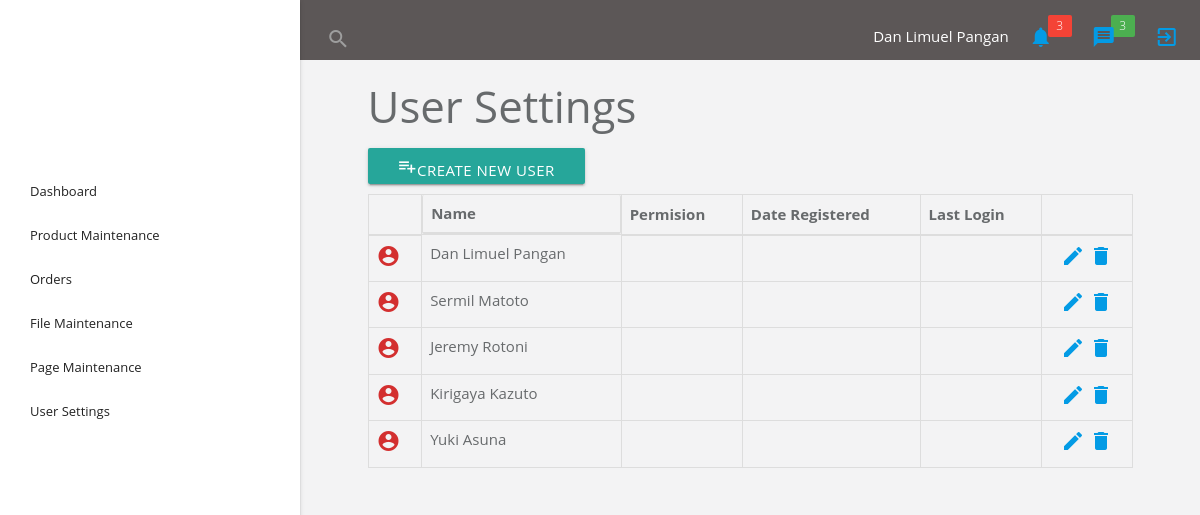
/admin/index.php?page=user-settings (signed in), run on the app's committed database.
### tables this page shows
CREATE TABLE `users` (
  `iId` int(11) NOT NULL,
  `vUsername` varchar(20) NOT NULL,
  `vPassword` varchar(64) NOT NULL,
  `vSalt` varchar(32) NOT NULL,
  `vName` varchar(50) NOT NULL,
  `dtJoined` datetime NOT NULL,
  `iGroup` int(11) NOT NULL,
  `iLogged` int(1) NOT NULL DEFAULT '0'
);

### admin/classes/Config.php (called while the page is built)
<?php
class Config {
	public static function get($path = null) {
		if($path) {
			$config = $GLOBALS['config'];
			$path = explode('/', $path);
			foreach($path as $bit) {
				if(isset($config[$bit])) {
					$config = $config[$bit];
				}
			}
			return $config;
		}
		return false;
	}
}

### admin/classes/DB.php (called while the page is built, shortened)
<?php
class DB {
	private static $_instance = null;
	private $_pdo,
		    $_query,
		    $_error = false,
		    $_results,
		    $_count = 0;
	private function __construct() {
		try {
			$this->_pdo = new PDO('mysql:host=' . Config::get('mysql/host') . ';dbname='. Config::get('mysql/db'), Config::get('mysql/username'), Config::get('mysql/password'));
		} catch(PDOException $e) {
			die($e->getMessage());
		}
	}
	public static function getInstance() {
		if(!isset(self::$_instance)) {
			self::$_instance = new DB();
		}
		return self::$_instance;
	}
	public function query($sql, $params = array()) {
		if(!is_null($params)) {
			if($this->_query = $this->_pdo->prepare($sql)) {
				$x = 1;
				if(count($params)) {
					foreach($params as $param) {
						$this->_query->bindValue($x, $param);
						$x++;
					}
					if($this->_query->execute()) {
						$this->_results = $this->_query->fetchAll(PDO::FETCH_OBJ);
						$this->_count = $this->_query->rowCount();
					} else {
						$this->_error = true;
					}
				}
			}
		} else {
			if($this->_query = $this->_pdo->prepare($sql)) {
				if($this->_query->execute()) {
						$this->_results = $this->_query->fetchAll(PDO::FETCH_OBJ);
					$this->_count = $this->_query->rowCount();
				} else {
					$this->_error = true;
				}
			}
		}
		return $this;
	}
	private function action($action, $table, $where = array(), $join = array()) {
		$joinCount = count($join);
		$joinString = "";
		if(count($where) === 3) {
			$operators = array('=', '<', '>', '<=', '>=', '!=');
			$field 		= $where[0];
			$operator 	= $where[1];
			$value 		= $where[2];
			if(in_array($operator, $operators)) {
				$sql = "{$action} FROM {$table} {$joinString} WHERE {$field} {$operator} ?";
				if(!$this->query($sql, array($value))->error()) {
					return $this;
				}
			}
		} else {
			$sql = "{$action} FROM {$table}";
			if(!$this->query($sql, null)->error()) {
				return $this;
			}
		}
		return false;
	}
	public function get($table, $where, $join) {
		return $this->action('SELECT *', $table, $where, $join);
	}
	public function results() {
		return $this->_results;
	}
	public function first($index = 0) {
		return $this->results()[$index];
	}
	public function error() {
		return $this->_error = true;
	}
	public function count() {
		return $this->_count;
	}
}

### admin/classes/User.php (called while the page is built, shortened)
<?php
class User {
	private $_db,
			$_data,
			$_sessionName,
			$_cookieName,
			$_isLoggedIn;
	public function __construct($user = null) {
		$this->_db = DB::getInstance();
		$this->_sessionName = Config::get('session/session_name');
		if(!$user) {
			if(Session::exists($this->_sessionName)) {
				$user = Session::get($this->_sessionName);
				if($this->find($user)) {
					$this->_isLoggedIn = true;
				} else {
				}
			}
		} else {
			$this->find($user);
		}
	}
	public function find($user = null) {
		if($user) {
			$field = (is_numeric($user)) ? 'iId' : 'vUsername';
			$data = $this->_db;
			$data->get('users', array($field, '=', $user), null);
			if($data->count()) {
				$this->_data = $data->first();
				return true;
			}
		}
		return false;
	}
	public function findAll() {
		$data = $this->_db;
		$data->get('users', null, null);
		if($data->count()) {
			$this->_data = $data->results();
			return true;
		}
		return false;
	}
	public function data() {
		return $this->_data;
	}
}

### admin/classes/Session.php (called while the page is built, shortened)
<?php
class Session {
	public static function exists($name) {
		return (isset($_SESSION[$name])) ? true : false;
	}
	public static function get($name) {
		return $_SESSION[$name];
	}
}

### admin/functions/sanitize.php (called while the page is built)
<?php
function escape($string) {
	return htmlentities($string, ENT_QUOTES, 'utf-8');
}

### admin/user-settings.php (the view)
<?php
	$user = new User;
	$user->findAll();
	$users = $user->data();
?>
<div class="container">
	<h3>User Settings</h3>
	<div class="row">
		<div class="col s12">
			<button class="btn" type="button" onclick="window.location='?page=register'">
				<i class="material-icons">playlist_add</i>Create New User
			</button>
			<br>
			<table class="table table-bordered table-hover footable" style="margin-top: 10px;">
				<thead>
				<tr>
					<th></th>
					<th class="col s12">Name</th>
					<th class="center" data-breakpoints="xs sm">Permision</th>
					<th class="center" data-breakpoints="xs sm">Date Registered</th>
					<th class="center" data-breakpoints="xs sm">Last Login</th>
					<th></th>
				</tr>
				</thead>
				<tbody>
<?php
	foreach ($users as $user) {
		if($user->iLogged == 1) {
			$textColor = "green-text text-darken-2";
		} else {
			$textColor = "red-text text-darken-2";
		}
?>
					<tr>
						<td><i class="material-icons <?php echo $textColor; ?>">account_circle</i></td>
						<td><?php echo $user->vName; ?></td>
						<td class="center"><?php echo ""; ?></td>
						<td class="center"><?php echo ""; ?></td>
						<td></td>
						<td class="center">
							<a class="" href="" title="Edit"><i class="material-icons">edit</i></a>
							<a class="" href="" title="Delete"><i class="material-icons">delete</i></a>
						</td>
					</tr>
<?php
	}
?>
				</tbody>
			</table>
		</div>
	</div>
</div>

### admin/header.php (shortened to what this page needs)
<header>
  <div class="fixed-announcement row">
    <div class="announcement">
      <div class="nav-wrapper col s0 m0 l5 left">
        <form>
          <div class="input-field hide-on-med-and-down">
            <input id="search" type="search" required>
            <label class="label-icon" for="search"><i class="material-icons">search</i></label>
            <i class="material-icons" id="close-search">close</i>
          </div>
        </form>
      </div>
      <div class="nav-wrapper col s12 m12 l7 right">
          <ul class="right">
            <li id="welcome" class="hide-on-small-and-down">
              <?php echo escape($user->data()->vName); ?></li>
            <li class="fixed-width">
              <a href="#">
                <span>
                  <i class="material-icons">notifications</i><span class="new badge red">3</span>
                </span>
              </a>
            </li>
            <li class="fixed-width">
              <a href="#">
                <span>
                  <i class="material-icons">message</i><span class="new badge green">3</span>
                </span>
              </a>
            </li>
            <li>
              <a href="logout.php" id="logout">
                <span>
                  <i class="material-icons">exit_to_app</i>
                </span>
              </a>
            </li>
          </ul>
        </div>
    </div>
  </div>
  <ul id="nav-mobile" class="side-nav fixed" style="transform: translateX(0%);">
    <li class="logo"><a id="logo-container" href="/" class="brand-logo"></a></li>
    <li class="bold"><a href="?page=dashboard" class="waves-effect waves-teal">Dashboard</a></li>
    <li class="bold"><a href="?page=product-maintenance" class="waves-effect waves-teal">Product Maintenance</a></li>
    <li class="no-padding">
      <ul class="collapsible collapsible-accordion">
        <li class="bold"><a class="collapsible-header waves-effect waves-teal">Orders</a>
        </li>
        <li class="bold"><a class="collapsible-header waves-effect waves-teal">File Maintenance</a>
        </li>
        <li class="bold"><a class="collapsible-header waves-effect waves-teal">Page Maintenance</a>
        </li>
        <li class="bold"><a href="?page=user-settings" class="waves-effect waves-teal">User Settings</a></li>
      </ul>
    </li>
  </ul>
</header>

### admin/css/footable.standalone.css (style rules this page uses)
.footable.table, .footable.table *, .footable-details.table, .footable-details.table * { -webkit-box-sizing: border-box; -moz-box-sizing: border-box; box-sizing: border-box; }
.footable.table th, .footable-details.table th { text-align: left; }
.footable.table, .footable-details.table { width: 100%; max-width: 100%; margin-bottom: 20px; }
.footable.table > caption + thead > tr:first-child > th, .footable.table > colgroup + thead > tr:first-child > th, .footable.table > thead:first-child > tr:first-child > th, .footable.table > caption + thead > tr:first-child > td, .footable.table > colgroup + thead > tr:first-child > td, .footable.table > thead:first-child > tr:first-child > td, .footable-details.table > caption + thead > tr:first-child > th, .footable-details.table > colgroup + thead > tr:first-child > th, .footable-details.table > thead:first-child > tr:first-child > th, .footable-details.table > caption + thead > tr:first-child > td, .footable-details.table > colgroup + thead > tr:first-child > td, .footable-details.table > thead:first-child > tr:first-child > td { border-top: 0; }
.footable.table > thead > tr > th, .footable.table > tbody > tr > th, .footable.table > tfoot > tr > th, .footable.table > thead > tr > td, .footable.table > tbody > tr > td, .footable.table > tfoot > tr > td, .footable-details.table > thead > tr > th, .footable-details.table > tbody > tr > th, .footable-details.table > tfoot > tr > th, .footable-details.table > thead > tr > td, .footable-details.table > tbody > tr > td, .footable-details.table > tfoot > tr > td { padding: 8px; line-height: 1.42857143; vertical-align: top; border-top: 1px solid #ddd; }
.footable.table > thead > tr > th, .footable.table > thead > tr > td, .footable-details.table > thead > tr > th, .footable-details.table > thead > tr > td { vertical-align: bottom; border-bottom: 2px solid #ddd; }
.footable.table-bordered, .footable-details.table-bordered { border: 1px solid #ddd; }
.footable.table-bordered > thead > tr > th, .footable.table-bordered > tbody > tr > th, .footable.table-bordered > tfoot > tr > th, .footable.table-bordered > thead > tr > td, .footable.table-bordered > tbody > tr > td, .footable.table-bordered > tfoot > tr > td, .footable-details.table-bordered > thead > tr > th, .footable-details.table-bordered > tbody > tr > th, .footable-details.table-bordered > tfoot > tr > th, .footable-details.table-bordered > thead > tr > td, .footable-details.table-bordered > tbody > tr > td, .footable-details.table-bordered > tfoot > tr > td { border: 1px solid #ddd; }
.footable.table-bordered > thead > tr > th, .footable.table-bordered > thead > tr > td, .footable-details.table-bordered > thead > tr > th, .footable-details.table-bordered > thead > tr > td { border-bottom-width: 2px; }
table.footable, table.footable-details { position: relative; width: 100%; border-spacing: 0; border-collapse: collapse; }
table.footable > tbody > tr > td, table.footable > tbody > tr > th { display: none; }

### admin/css/style.css (style rules this page uses)
* { margin: 0; padding: 0; box-sizing: border-box; }
body { font-family: "open sans", "Helvetica Neue", Helvetica, Arial, sans-serif; background-color: #f3f3f4; color: #676a6c; height: 100%; }
.nav-wrapper ul { float: right; }
.nav-wrapper ul li { margin: 0 10px; margin-top: 25px; float: left; }
.nav-wrapper ul li#welcome { color: #fff; }
.nav-wrapper span.badge { min-width: 2em; }
.nav-wrapper span.badge.new { margin-top: -10px; margin-left: -5px; width: 10px; }
.nav-wrapper span.badge.new:after { content: ""; }
.nav-wrapper .input-field { border-bottom: none; }
.nav-wrapper .input-field input[type=search] { width: 85%; height: 30px; background: transparent; color: #fff; }
.input-field input[type=search] ~ #close-search { font-size: 16px; margin-top: 15px; }

### data on the page
users: vName "Dan Limuel Pangan", iLogged 0 (drawn)
users: iLogged 0 (drawn), vName "Sermil Matoto"
users: iLogged 0 (drawn), vName "Jeremy Rotoni"
users: iLogged 0 (drawn), vName "Kirigaya Kazuto"
users: iLogged 0 (drawn), vName "Yuki Asuna"
